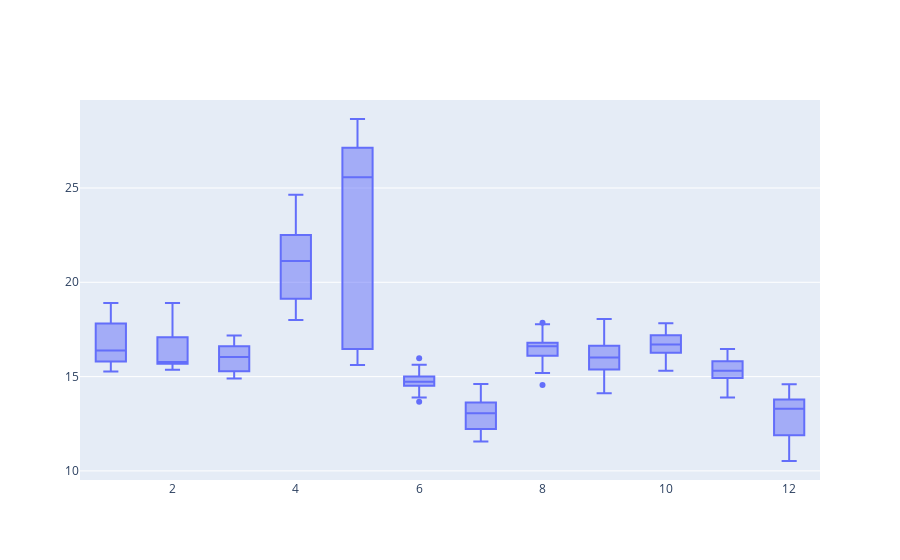

Notebook source saved alongside this figure:
### Code cell
trace = go.Box(x = nifty_data['Month'],
              y = nifty_data['Close'])

data = [trace]

offline.iplot(data)

### Figure 1 — Plotly figure (JSON) as saved in the notebook; plotly's stock layout.template omitted (floating-point values rounded to 4 significant figures; data arrays with more than 128 entries replaced by an {"elided": "..."} marker saying what was removed)
{"data": [{"type": "box", "x": {"elided": "245 int values"}, "y": {"elided": "245 float values"}}], "layout": {}}
